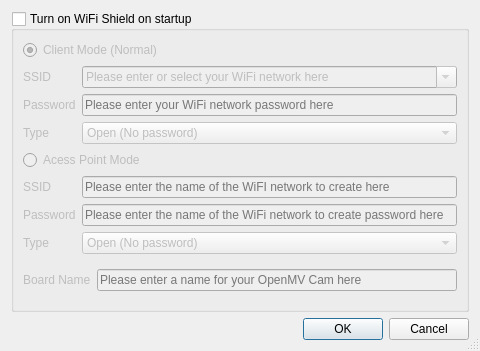
<?xml version="1.0" encoding="UTF-8"?>
<ui version="4.0">
 <class>OpenMVCameraSettings</class>
 <widget class="QDialog" name="OpenMVCameraSettings">
  <property name="geometry">
   <rect>
    <x>0</x>
    <y>0</y>
    <width>480</width>
    <height>320</height>
   </rect>
  </property>
  <property name="windowTitle">
   <string>OpenMV Cam Settings</string>
  </property>
  <property name="sizeGripEnabled">
   <bool>true</bool>
  </property>
  <layout class="QVBoxLayout" name="layout">
   <item>
    <widget class="QGroupBox" name="wifiSettingsBox">
     <property name="title">
      <string>Turn on WiFi Shield on startup</string>
     </property>
     <property name="checkable">
      <bool>true</bool>
     </property>
     <property name="checked">
      <bool>false</bool>
     </property>
     <layout class="QVBoxLayout" name="wifiSettingsLayout">
      <item>
       <widget class="QRadioButton" name="clientModeButton">
        <property name="text">
         <string>Client Mode (Normal)</string>
        </property>
        <property name="checked">
         <bool>true</bool>
        </property>
       </widget>
      </item>
      <item>
       <widget class="QWidget" name="clientModeWidget" native="true">
        <layout class="QGridLayout" name="clientModeWidgetLayout">
         <property name="leftMargin">
          <number>0</number>
         </property>
         <property name="topMargin">
          <number>0</number>
         </property>
         <property name="rightMargin">
          <number>0</number>
         </property>
         <property name="bottomMargin">
          <number>0</number>
         </property>
         <item row="1" column="0">
          <widget class="QLabel" name="clientModePasswordLabel">
           <property name="text">
            <string>Password</string>
           </property>
           <property name="buddy">
            <cstring>clientModePasswordEntry</cstring>
           </property>
          </widget>
         </item>
         <item row="1" column="1">
          <widget class="QLineEdit" name="clientModePasswordEntry">
           <property name="maxLength">
            <number>255</number>
           </property>
           <property name="placeholderText">
            <string>Please enter your WiFi network password here</string>
           </property>
          </widget>
         </item>
         <item row="2" column="0">
          <widget class="QLabel" name="clientModeTypeLabel">
           <property name="text">
            <string>Type</string>
           </property>
           <property name="buddy">
            <cstring>clientModeTypeEntry</cstring>
           </property>
          </widget>
         </item>
         <item row="2" column="1">
          <widget class="QComboBox" name="clientModeTypeEntry">
           <item>
            <property name="text">
             <string>Open (No password)</string>
            </property>
           </item>
           <item>
            <property name="text">
             <string>WPA (Modern WiFi Security)</string>
            </property>
           </item>
           <item>
            <property name="text">
             <string>WEP (Hexadecimal password)</string>
            </property>
           </item>
          </widget>
         </item>
         <item row="0" column="0">
          <widget class="QLabel" name="clientModeSSIDLabel">
           <property name="text">
            <string>SSID</string>
           </property>
           <property name="buddy">
            <cstring>clientModeSSIDEntry</cstring>
           </property>
          </widget>
         </item>
         <item row="0" column="1">
          <widget class="QComboBox" name="clientModeSSIDEntry">
           <property name="editable">
            <bool>true</bool>
           </property>
           <property name="currentText">
            <string>Please enter or select your WiFi network here</string>
           </property>
          </widget>
         </item>
        </layout>
       </widget>
      </item>
      <item>
       <widget class="QRadioButton" name="accessPointModeButton">
        <property name="text">
         <string>Acess Point Mode</string>
        </property>
       </widget>
      </item>
      <item>
       <widget class="QWidget" name="accessPointModeWidget" native="true">
        <layout class="QGridLayout" name="accessPointModeWidgetLayout">
         <property name="leftMargin">
          <number>0</number>
         </property>
         <property name="topMargin">
          <number>0</number>
         </property>
         <property name="rightMargin">
          <number>0</number>
         </property>
         <property name="bottomMargin">
          <number>0</number>
         </property>
         <item row="0" column="0">
          <widget class="QLabel" name="accessPointModeSSIDLabel">
           <property name="text">
            <string>SSID</string>
           </property>
           <property name="buddy">
            <cstring>accessPointModeSSIDEntry</cstring>
           </property>
          </widget>
         </item>
         <item row="1" column="1">
          <widget class="QLineEdit" name="accessPointModePasswordEntry">
           <property name="maxLength">
            <number>255</number>
           </property>
           <property name="placeholderText">
            <string>Please enter the name of the WiFi network to create password here</string>
           </property>
          </widget>
         </item>
         <item row="1" column="0">
          <widget class="QLabel" name="accessPointModePasswordLabel">
           <property name="text">
            <string>Password</string>
           </property>
           <property name="buddy">
            <cstring>accessPointModePasswordEntry</cstring>
           </property>
          </widget>
         </item>
         <item row="0" column="1">
          <widget class="QLineEdit" name="accessPointModeSSIDEntry">
           <property name="maxLength">
            <number>255</number>
           </property>
           <property name="placeholderText">
            <string>Please enter the name of the WiFI network to create here</string>
           </property>
          </widget>
         </item>
         <item row="2" column="0">
          <widget class="QLabel" name="accessPointModeTypeLabel">
           <property name="text">
            <string>Type</string>
           </property>
           <property name="buddy">
            <cstring>accessPointModeTypeEntry</cstring>
           </property>
          </widget>
         </item>
         <item row="2" column="1">
          <widget class="QComboBox" name="accessPointModeTypeEntry">
           <item>
            <property name="text">
             <string>Open (No password)</string>
            </property>
           </item>
           <item>
            <property name="text">
             <string>WPA (Modern WiFi Security)</string>
            </property>
           </item>
           <item>
            <property name="text">
             <string>WEP (Hexadecimal password)</string>
            </property>
           </item>
          </widget>
         </item>
        </layout>
       </widget>
      </item>
      <item>
       <widget class="QWidget" name="boardWidget" native="true">
        <layout class="QHBoxLayout" name="boardWidgetLayout">
         <property name="leftMargin">
          <number>0</number>
         </property>
         <property name="rightMargin">
          <number>0</number>
         </property>
         <item>
          <widget class="QLabel" name="boardNameLabel">
           <property name="text">
            <string>Board Name</string>
           </property>
           <property name="buddy">
            <cstring>boardNameEntry</cstring>
           </property>
          </widget>
         </item>
         <item>
          <widget class="QLineEdit" name="boardNameEntry">
           <property name="maxLength">
            <number>255</number>
           </property>
           <property name="placeholderText">
            <string>Please enter a name for your OpenMV Cam here</string>
           </property>
          </widget>
         </item>
        </layout>
       </widget>
      </item>
     </layout>
    </widget>
   </item>
   <item>
    <widget class="QDialogButtonBox" name="closeBox">
     <property name="orientation">
      <enum>Qt::Horizontal</enum>
     </property>
     <property name="standardButtons">
      <set>QDialogButtonBox::Cancel|QDialogButtonBox::Ok</set>
     </property>
    </widget>
   </item>
  </layout>
 </widget>
 <tabstops>
  <tabstop>wifiSettingsBox</tabstop>
  <tabstop>clientModeButton</tabstop>
  <tabstop>clientModeSSIDEntry</tabstop>
  <tabstop>clientModePasswordEntry</tabstop>
  <tabstop>clientModeTypeEntry</tabstop>
  <tabstop>accessPointModeButton</tabstop>
  <tabstop>accessPointModeSSIDEntry</tabstop>
  <tabstop>accessPointModePasswordEntry</tabstop>
  <tabstop>accessPointModeTypeEntry</tabstop>
  <tabstop>boardNameEntry</tabstop>
 </tabstops>
 <resources/>
 <connections>
  <connection>
   <sender>closeBox</sender>
   <signal>accepted()</signal>
   <receiver>OpenMVCameraSettings</receiver>
   <slot>accept()</slot>
   <hints>
    <hint type="sourcelabel">
     <x>275</x>
     <y>310</y>
    </hint>
    <hint type="destinationlabel">
     <x>157</x>
     <y>274</y>
    </hint>
   </hints>
  </connection>
  <connection>
   <sender>closeBox</sender>
   <signal>rejected()</signal>
   <receiver>OpenMVCameraSettings</receiver>
   <slot>reject()</slot>
   <hints>
    <hint type="sourcelabel">
     <x>343</x>
     <y>310</y>
    </hint>
    <hint type="destinationlabel">
     <x>286</x>
     <y>274</y>
    </hint>
   </hints>
  </connection>
 </connections>
</ui>
